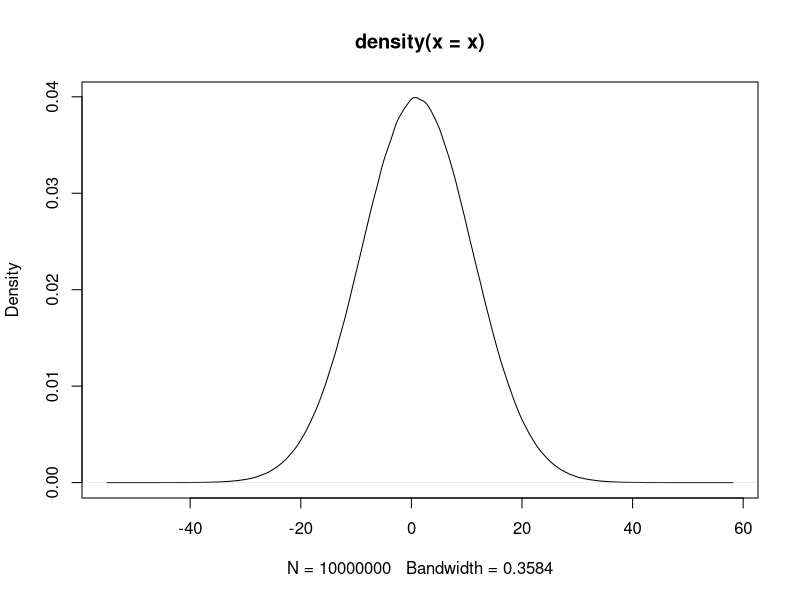

Write R code to recreate this figure.
## ---- chunk 1
knitr::opts_chunk$set(echo = TRUE)
## ---- chunk 2
country <- c("CN", "US", "JP", "HK", "KR", "SG", "DE", "MY", "VN", "PH", "TH", "AU", "NL", "SA", "ID", "GB", "IN", "FR", "IT", "AE")
p.import <- c(26.142, 12.008, 7.032, 13.646, 4.589, 5.768, 2.131, 2.802, 3.428, 3.019, 1.976, 1.118, 1.624, 0.449, 0.983, 1.302, 1.027, 0.553, 0.670, 0.455)
p.export <- c(22.987, 12.204, 11.837, 7.739, 5.381, 4.610, 2.866, 2.784, 2.414, 2.092, 1.839, 1.788, 1.665, 1.409, 1.391, 1.075, 0.974, 0.899, 0.800, 0.728)
## ---- chunk 3
a <- seq(11, 99, 11)
b <- 11:20
# create by distribution
x <- runif(1000, 1, 10) # uniform dist, n=1000
x <- rnorm(10000000, 1, 10) # normal dist, n=1000
## ---- chunk 4
country
p.import
head(country)
tail(country)
length(country)
# View(country)
## ---- chunk 5
country[c(5, 3, 1)] # how about country[c(1, 3, 5)]
country[3:6] # is it equal to country[c(3, 4, 5, 6)]
a <- 11:19
a[3:length(a)]
a[length(a):3]
## ---- chunk 6
plot(density(x))
## ---- chunk 7
b <- 11:20
b[-(3:5)]
b[-c(1, 3, 5)]
b
## ---- chunk 8
b <- b[-(3:5)]
b

a <- seq(11, 99, 11)
a <- a[-c(1, 3, 5)]
a

## ---- chunk 9
a <- 1:10
a <- c(a, 11)
a
b
a <- c(a, b)
a
a <- c(a, a, b)
a
## ---- chunk 10
a <- 11:19
a + 3
a / 2

a %% 2
a %/% 2
a %% 2== 0
a %% 2 != 0
a[a%% 2 == 0]
a[a%%2 != 0]
a <- a %% 2 	# modular arithmetic, get the reminder
a <- a %/% 2 	# Quotient

## ---- chunk 11
a %% 2 == 0 	# deteting odd/even number
a %% 2 != 0
a[a%%2==0]
a > b
p.import > mean(p.import)
p.import > p.export

TRUE == T 		# == equal to,
TRUE != F    	# != Not equal to

any(a>11) # is there any element larger than 1
all(a>11) # are all elements larger than 1

## ---- chunk 12
a <- seq(11, 55, 11)
a[c(T, F, T, F, T)]
a[a%%2==1]
a%%2
a%%2==1
a <- c("你好","你好棒棒","你好棒","你真的好棒")
a[nchar(a)>3]

# which will return "index-of"
a <- seq(11, 55, 11)
a[which(a%%2==1)]
which(a%%2==1)
## ---- chunk 13
x <- c(33, 55, 22, 13, 4, 24)
sort(x)
x <- sort(x) # assign to replace original x
order(x) 
x[order(x)]
## ---- chunk 14
a <- 11:19
min(a); max(a); mean(a); median(a); sd(a)
log2(a)
log1p(a)
?log1p
## ---- chunk 15
mode(country)				# character
mode(p.import)					# numeric
mode(p.import > mean(p.import))	# logical

p.importc <- c("26.142", "12.008", "7.032", "13.646", "4.589")
mode(p.importc)				# character

## ---- chunk 16
p.importc <- as.character(p.import)
p.importn <- as.numeric(p.importc)

a <- seq(11, 99, 11)
a <- c(a, "100")

a <- seq(11, 99, 11)
sum(a%%2==1)

## ---- chunk 17
a <- seq(11, 55, 11)
paste("A", a)		# concatenate
paste0("A", a)		# concatenate

## ---- chunk 18
x.a <- rnorm(1000, 1, 10)

# 1.1 Filter out extreme values out of two standard deviations


# 1.2 Plotting the distribution of the remaining vector x.a


# 1.3 Calculate the 25% 50% and 75% quantile of vector x.a. You may google "quantile r"


# 1.4 Get the number between 25% to 75%
## ---- chunk 19
x.b <- c("a", "b", "c", "d", "e", "f", "g", "h", "i", "j", "k")

# 2.1 Get only elements at odd positions

# 2.2 Truncate the first 2 elements and the last 2 elements

